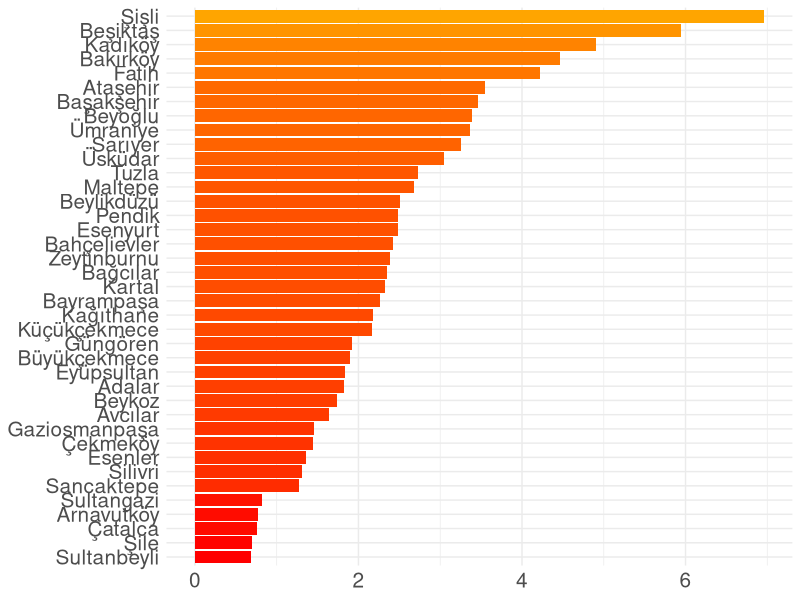

The R source for this figure: (Note: this script raises an error after producing the figure.)
## ---- chunk 1
knitr::opts_chunk$set(echo = TRUE)
## ---- chunk 2

library(dplyr)

df <- readxl::read_excel("data.xlsx")

df %>% 
  head(.,10) %>% 
  kableExtra::kbl(align = "c") %>% 
  kableExtra::kable_paper(full_width = F) %>% 
  kableExtra::column_spec(2, width = "10em", background = "yellow", bold = T) %>% 
  kableExtra::column_spec(3, width = "10em", background = "gray", color = "white", bold = T) %>% 
  kableExtra::column_spec(4, width = "10em", background = "red", color = "white", bold = T)

## ---- chunk 3

library(tidyverse)
library(raster)
library(sf)

## ---- chunk 4

df <- readxl::read_excel("data.xlsx")

df %>% 
  filter(province == "İstanbul") %>% 
  ggplot(aes(x = reorder(district,score), y = score, fill = score)) +
  geom_col() +
  theme_minimal() +
  theme(axis.title = element_blank(),
        axis.text = element_text(size = 15),
        legend.position = "none") +
  scale_fill_gradient(low = "red", high = "orange") +
  coord_flip()

## ---- chunk 5

# raster::getData()

districts_shp <- getData(
  name = "GADM",
  country = "TUR",
  level = 2
)

class(districts_shp)

## ---- chunk 6

# ggplot2::fortify()

districts_shp_df <- fortify(districts_shp, region = "NAME_2")

class(districts_shp_df)

## ---- chunk 7

istanbul <- df %>% 
  filter(province == "İstanbul") %>% 
  rename("id"="district") %>% 
  mutate(
    id = ifelse(id == "Arnavutköy", "Arnavutkoy", id),
    id = ifelse(id == "Ataşehir", "Atasehir", id),
    id = ifelse(id == "Başakşehir", "Basaksehir", id),
    id = ifelse(id == "Beylikdüzü", "Beylikduzu", id),
    id = ifelse(id == "Eyüpsultan", "Eyüp", id),
    id = ifelse(id == "Çekmeköy", "Çekmekoy", id)
  )

master <- districts_shp_df %>% 
  inner_join(istanbul, by = "id")

## ---- chunk 8

ggplot() +
  geom_polygon(data = master, aes(x = long, y = lat, group = group, fill  = score)) +
  scale_fill_gradient(low = "dark red", high = "yellow") +
  theme_void() +
  theme(
    legend.title = element_blank(),
    legend.position = "bottom",
    legend.key.width = unit(2,"cm")
  )

## ---- chunk 9

unique(master$id)

## ---- chunk 10

istanbul$id

## ---- chunk 11

# sf::read_sf()

districts_shp2 <- read_sf("gadm41_TUR_shp/gadm41_TUR_2.shp") %>% 
  filter(
    NAME_1 == "Istanbul"
  )

## ---- chunk 12

istanbul2 <- istanbul %>% 
  rename("NAME_2"="id")

master2 <- districts_shp2 %>% 
  inner_join(istanbul2, by = "NAME_2")

## ---- chunk 13

master2 %>% 
  ggplot(aes(fill = score)) +
  geom_sf() +
  scale_fill_gradient(low = "dark red", high = "yellow") +
  theme_void() +
  theme(
    legend.title = element_blank(),
    legend.position = "bottom",
    legend.key.width = unit(2,"cm"),
    plot.title = element_text(size = 15, face = "bold", hjust = 0.5)
  ) +
  labs(
    title = "Socioeconomic Development Ranking of Istanbul's Districts, 2022"
  )
